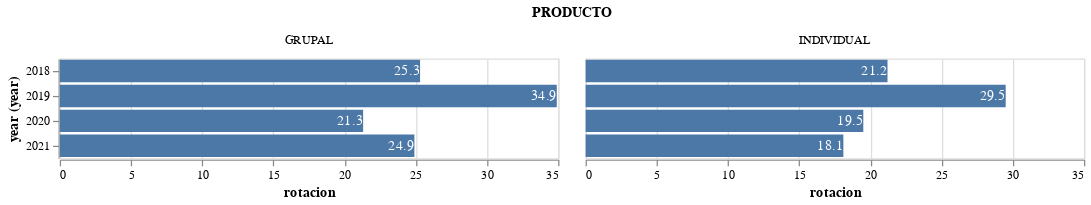

The notebook cell this image was saved under:
### Markdown cell above
* Grafico la rotacion acumulada anual por producto
    * Se ve que en grupal se tenia mayor rotacion
    * Despues de pandemia las rotaciones han bajado

### Code cell
rot_producto = rot_producto.groupby(
    by = ['year','PRODUCTO'],
    as_index=False
    ).agg(
        rotacion = ('rotacion','sum')
)

barras = alt.Chart(rot_producto).mark_bar().encode(
    y = 'year(year):N',
    x = 'rotacion'
)

texto = barras.mark_text(
    color = 'white',
    align = 'right'
).encode(
    text = alt.Text(
        'rotacion')
)

(barras+texto).facet(
    'PRODUCTO',
    columns = 2
)

### Figure 1 — Vega-Lite specification as saved in the notebook (floating-point values rounded to 4 significant figures)
{"config": {"view": {"continuousWidth": 400, "continuousHeight": 300}}, "data": {"name": "data-de4c005ca3e3ea33e2e41a91c219ac8a"}, "facet": {"type": "nominal", "field": "PRODUCTO"}, "spec": {"layer": [{"mark": "bar", "encoding": {"x": {"type": "quantitative", "field": "rotacion"}, "y": {"type": "nominal", "field": "year", "timeUnit": "year"}}}, {"mark": {"type": "text", "align": "right", "color": "white"}, "encoding": {"text": {"type": "quantitative", "field": "rotacion"}, "x": {"type": "quantitative", "field": "rotacion"}, "y": {"type": "nominal", "field": "year", "timeUnit": "year"}}}]}, "columns": 2, "$schema": "https://vega.github.io/schema/vega-lite/v4.8.1.json", "datasets": {"data-de4c005ca3e3ea33e2e41a91c219ac8a": [{"year": "2018-01-01T00:00:00", "PRODUCTO": "GRUPAL", "rotacion": 25.3}, {"year": "2018-01-01T00:00:00", "PRODUCTO": "INDIVIDUAL", "rotacion": 21.2}, {"year": "2019-01-01T00:00:00", "PRODUCTO": "GRUPAL", "rotacion": 34.9}, {"year": "2019-01-01T00:00:00", "PRODUCTO": "INDIVIDUAL", "rotacion": 29.5}, {"year": "2020-01-01T00:00:00", "PRODUCTO": "GRUPAL", "rotacion": 21.3}, {"year": "2020-01-01T00:00:00", "PRODUCTO": "INDIVIDUAL", "rotacion": 19.5}, {"year": "2021-01-01T00:00:00", "PRODUCTO": "GRUPAL", "rotacion": 24.9}, {"year": "2021-01-01T00:00:00", "PRODUCTO": "INDIVIDUAL", "rotacion": 18.1}]}}
